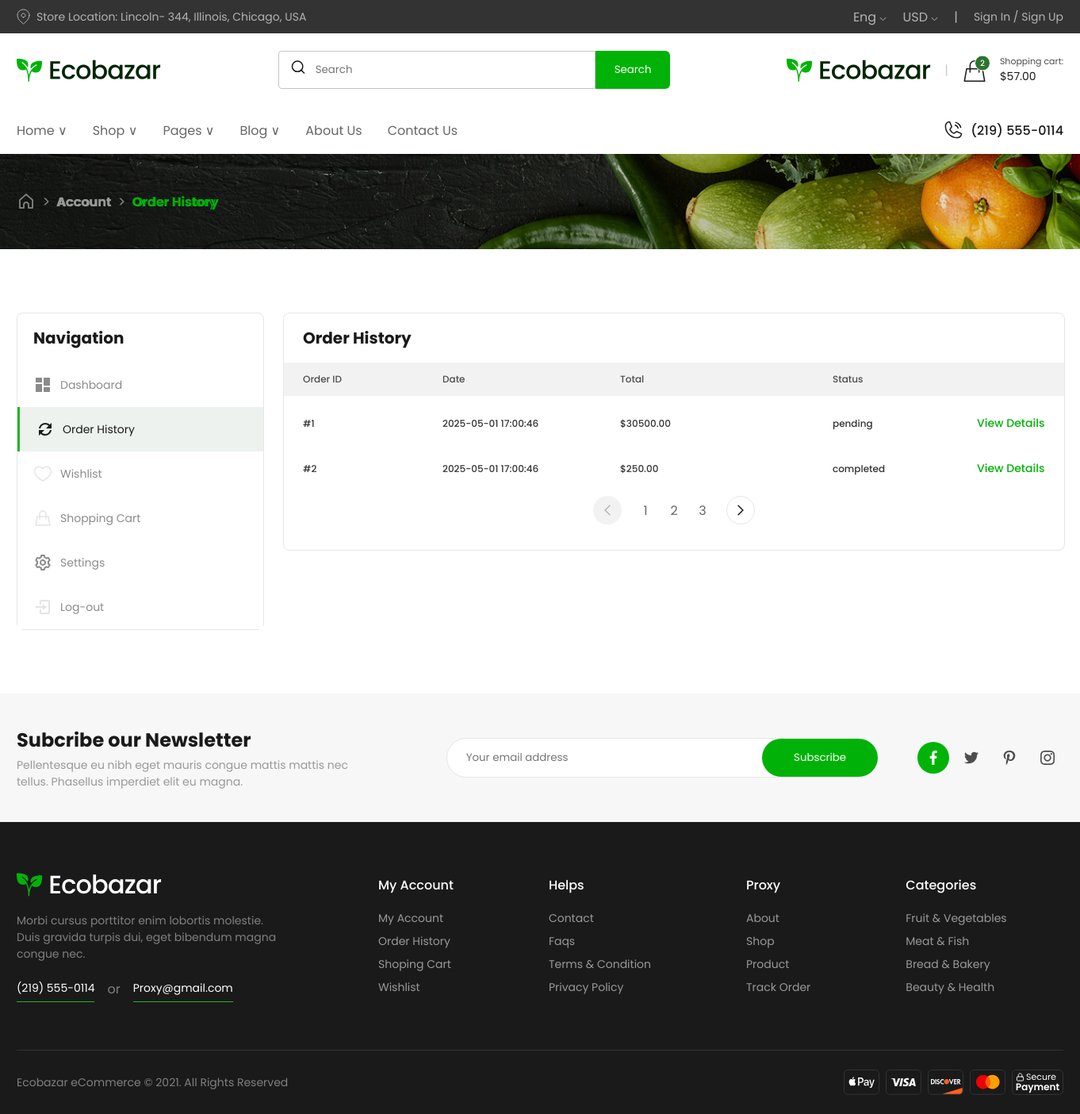
Before: /FrontEnd/pages/dashboard-page/order-history.php with the older database file.
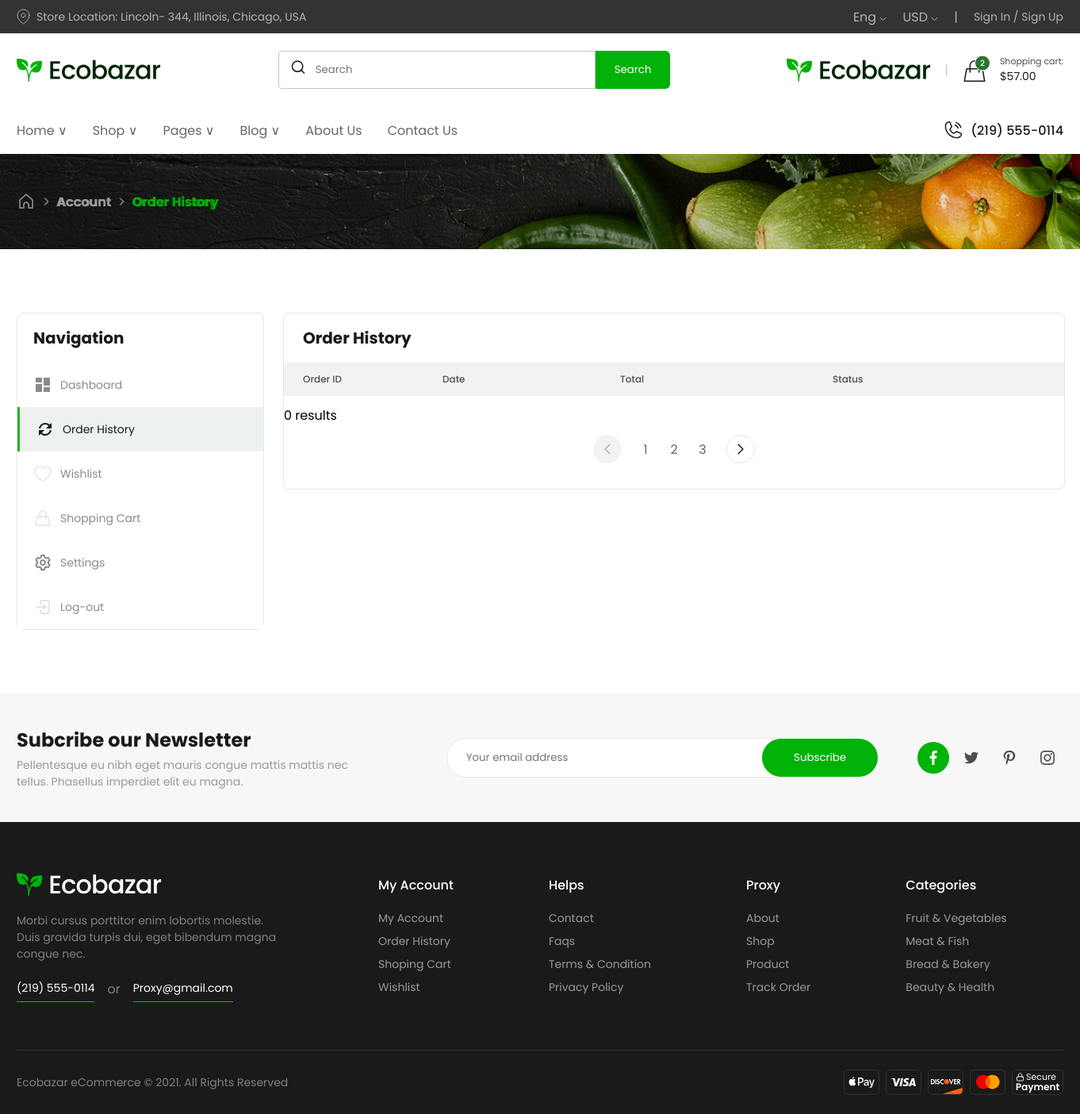
After: the same page with the newer database file.
### tables this page shows
CREATE TABLE orders (
    id INT AUTO_INCREMENT PRIMARY KEY,
    user_id INT NOT NULL,
    total_price DECIMAL(10,2) NOT NULL,
    shipping_address TEXT NOT NULL,
    billing_address TEXT NOT NULL,
    phone VARCHAR(20) NOT NULL,
    email VARCHAR(100) NOT NULL,
    status ENUM('pending', 'processing', 'shipped', 'delivered', 'cancelled') DEFAULT 'pending',
    payment_method VARCHAR(50) NOT NULL,
    tracking_number VARCHAR(100),
    notes TEXT,
    created_at TIMESTAMP DEFAULT CURRENT_TIMESTAMP,
    updated_at TIMESTAMP DEFAULT CURRENT_TIMESTAMP ON UPDATE CURRENT_TIMESTAMP,
    FOREIGN KEY (user_id) REFERENCES users(id)
);

### FrontEnd/pages/dashboard-page/order-history.php (the view, shortened to what this page needs)
<?php
$servername = "localhost";
$username = "root";
$password = "";
$dbname = "eco_bazar";
$conn = new mysqli($servername, $username, $password, $dbname);
?>
<!DOCTYPE html>
<html lang="en">
    <head>
        <link rel="stylesheet" href="order-history.css" />
    </head>
    <body>
        <header>
            <div class="flex__row start__header__container">
                <div class="flex__row box-width start__header__box">
                    <div class="flex__row header__box__location">
                        <img src="dashbroad-image/location-icon.svg" alt="location icon" />
                        <p>Store Location: Lincoln- 344, Illinois, Chicago, USA</p>
                    </div>
                    <div class="flex__row">
                        <div>
                            <span>Eng</span>
                            <img src="dashbroad-image/bottom-arrow.svg" alt="or icon" />
                        </div>
                        <div>
                            <span>USD</span>
                            <img src="dashbroad-image/bottom-arrow.svg" alt="or icon" />
                        </div>
                        <span>|</span>
                        <p>Sign In / Sign Up</p>
                    </div>
                </div>
            </div>
            <div class="flex__row middle__header__container">
                <div class="flex__row box-width">
                    <img src="dashbroad-image/header-logo.svg" alt="ecobazar logo" />
                    <form class="flex__row middle__box__form">
                        <label>
                        </label>
                        <input type="text" placeholder="Search" class="header__input__text"/>
                        <input type="submit" value="Search" />
                    </form>
                    <div class="flex__row">
                        <img src="dashbroad-image/header-logo.svg" alt="heart icon" />
                        <span>|</span>
                        <div class="flex__row bag__with__two">
                            <img src="dashbroad-image/bag-with-2.svg" alt="bag with 2" />
                            <div class="flex__colamn">
                                <span>Shopping cart:</span>
                                <p>$57.00</p>
                            </div>
                        </div>
                    </div>
                </div>
            </div>
            <div class="nav__container flex__row">
                <div class="box-width flex__row">
                    <ul class="nav__bar flex__row">
                        <li><a href="#">Home &or;</a></li>
                        <li><a href="#">Shop &or;</a></li>
                        <li><a href="#">Pages &or;</a></li>
                        <li><a href="#">Blog &or;</a></li>
                        <li><a href="#">About Us</a></li>
                        <li><a href="#">Contact Us</a></li>
                    </ul>
                    <div class="nav__tel flex__row">
                        <img src="dashbroad-image/tel-icon.svg" alt="tel icon" />
                        <span>(219) 555-0114</span>
                    </div>
                </div>
            </div>
        </header>
        <main>
            <section>
                <div class="baner__container flex__row">
                    <div class="flex__row box-width">
                        <img src="dashbroad-image/home-icon.svg" alt="home icon" />
                        <img src="dashbroad-image/right-arrow.svg" alt="right arrow" />
                        <h6><a href="#">Account</a></h6>
                        <img src="dashbroad-image/right-arrow.svg" alt="right arrow" />
                        <h6><a href="#" class="baner__a">Order History</a></h6>
                    </div>
                </div>
            </section>
            <article>
                <div class="flex__row acount-info__container">
                    <div class="flex__row box-width acount-info__box">
                        <aside>
                            <div class="flex__colamn acount-info__aside box-border">
                                <h5>Navigation</h5>
                                <button class="flex__row">
                                    <a href="dashbroad.html" class="flex__row acount-info__aside--button">
                                        <img src="dashbroad-image/dashbroad-icon.svg" alt="dashbroad icon" />
                                        <p>Dashboard</p>
                                    </a>
                                </button>
                                <button class="flex__row">
                                    <a href="order-history.html" class="acount-info__aside--button flex__row acount-info__aside--order-button">
                                        <img src="dashbroad-image/refresh-icon.svg" alt="refresh-icon" />
                                        <p>Order History</p>
                                    </a>
                                </button>
                                <button class="flex__row">
                                    <a href="#" class="flex__row acount-info__aside--button">
                                        <img src="dashbroad-image/white-heart.svg" alt="heart icon" />
                                        <p>Wishlist</p>
                                    </a>
                                </button>
                                <button class="flex__row">
                                    <a href="#" class="flex__row acount-info__aside--button">
                                        <img src="dashbroad-image/white-bag.svg" alt="bag-icon" />
                                        <p>Shopping Cart</p>
                                    </a>
                                </button>
                                <button class="flex__row">
                                    <a href="settings.html" class="flex__row acount-info__aside--button">
                                        <img src="dashbroad-image/setting-icon.svg" alt="Settings icon" />
                                        <p>Settings</p>
                                    </a>
                                </button>
                                <button class="flex__row">
                                    <a href="#" class="flex__row acount-info__aside--button">
                                        <img src="dashbroad-image/log-out.svg" alt="log-out icon" />
                                        <p>Log-out</p>
                                    </a>
                                </button>
                            </div>
                        </aside>
                        <div class="flex__colamn acount-info__dashbroead-container">
                            <div class="flex__colamn box-border acount-info__order-box">
                                <div class="flex__row acount-info__order-box--h5">
                                    <h5>Order History</h5>
                                </div>
                                <ul class="flex__row order__ul">
                                    <li>Order ID</li>
                                    <li>Date</li>
                                    <li>Total</li>
                                    <li>Status</li>
                                </ul>
                                <?php
                                $sql = "SELECT id, total_price, status, created_at FROM orders";
                                $result = $conn->query($sql);
                                if ($result->num_rows > 0) {
                                    while($row = $result->fetch_assoc()) {
                                        echo '<ul class="flex__row order__ul acount-info__order--ul">';
                                        echo '<li>#'. $row["id"] . '</li>';
                                        echo '<li>' . $row["created_at"] . '</li>';
                                        echo '<li>$'. $row["total_price"] . '</li>';
                                        echo '<li>' . $row["status"] . '</li>';
                                        echo '<li><a href="#">View Details</a></li>';
                                        echo '</ul>';
                                    }
                                } else {
                                    echo "0 results";
                                }
                                ?>
                                    <div class="flex__row order-list__buttons">
                                        <button class="flex__row order-list__grey-button">
                                            <img src="dashbroad-image/order-left-arrow.svg" alt="right arrow" />
                                        </button>
                                        <div class="flex__row">
                                            <button class="flex__row order-list__focus-button">1</button>
                                            <button class="flex__row order-list__focus-button">2</button>
                                            <button class="flex__row order-list__focus-button">3</button>
                                        </div>
                                        <button class="flex__row order-list__opasity-button">
                                            <img src="dashbroad-image/order-right-arrow.svg" alt="right arrow" />
                                        </button>
                                    </div>
                                </div>
                            </div>
                        </div>
                    </div>
            </article>
            <section>
                <div class="flex__row end__section__container">
                    <div class="flex__row box-width end__section__box">
                        <div class="end__section__p flex__colamn">
                            <h4>Subcribe our Newsletter</h4>
                            <p>Pellentesque eu nibh eget mauris congue mattis mattis nec tellus. Phasellus imperdiet elit eu magna.</p>
                        </div>
                        <div class="flex__row">
                            <form>
                                <input type="text" placeholder="Your email address" class="end__section__input" />
                                <input type="button" value="Subscribe" />
                            </form>
                            <div class="social__buttons flex__row">
                                <button>
                                    <img src="dashbroad-image/facebook-icon.svg" alt="facebook" />
                                </button>
                                <button>
                                    <img src="dashbroad-image/twetter-icon.svg" alt="twiter" />
                                </button>
                                <button>
                                    <img src="dashbroad-image/pinterest-icon.svg" alt="pinterest" />
                                </button>
                                <button>
                                    <img src="dashbroad-image/instagram-icon.svg" alt="instagram" />
                                </button>
                            </div>
                        </div>
                    </div>
                </div>
            </section>
        </main>
        <footer>
            <div class="flex__row main__footer__container">
                <div class="flex__colamn box-width">
                    <div class="footer__logo__container flex__row">
                        <div class="flex__colamn footer__logo">
                            <img src="dashbroad-image/footer-logo.svg" alt="footer logo" />
                            <p>Morbi cursus porttitor enim lobortis molestie. Duis gravida turpis dui, eget bibendum magna congue nec.</p>
                            <div class="flex__row">
                                <p>(219) 555-0114</p>
                                <span>or</span>
                                <p>Proxy@gmail.com</p>
                            </div>
                        </div>
                        <div class="flex__row footer__logo__text">
                            <div class="flex__colamn">
                                <h6>My Account</h6>
                                <ul class="flex__colamn ">
                                    <li><a href="#">My Account</a></li>
                                    <li><a href="#">Order History</a></li>
                                    <li><a href="#">Shoping Cart</a></li>
                                    <li><a href="#">Wishlist</a></li>
                                </ul>
                            </div>
                            <div class="flex__colamn">
                                <h6>Helps</h6>
                                <ul class="flex__colamn ">
                                    <li><a href="#">Contact</a></li>
                                    <li><a href="#">Faqs</a></li>
                                    <li><a href="#">Terms & Condition</a></li>
                                    <li><a href="#">Privacy Policy</a></li>
                                </ul>
                            </div>
                            <div class="flex__colamn">
                                <h6>Proxy</h6>
                                <ul class="flex__colamn ">
                                    <li><a href="#">About</a></li>
                                    <li><a href="#">Shop</a></li>
                                    <li><a href="#">Product</a></li>
                                    <li><a href="#">Track Order</a></li>
                                </ul>
                            </div>
                            <div class="flex__colamn">
                                <h6>Categories</h6>
                                <ul class="flex__colamn ">
                                    <li><a href="#">Fruit & Vegetables</a></li>
                                    <li><a href="#">Meat & Fish</a></li>
                                    <li><a href="#">Bread & Bakery</a></li>
                                    <li><a href="#">Beauty & Health</a></li>
                                </ul>
                            </div>
                        </div>
                    </div>
                    <div class="flex__row copyright__box">
                        <p>Ecobazar eCommerce © 2021. All Rights Reserved</p>
                        <div class="flex__row">
                            <img src="dashbroad-image/pay-icon.svg" alt="pay cart" />
                            <img src="dashbroad-image/visa-icon.svg" alt="visa cart" />
                            <img src="dashbroad-image/discover-icon.svg" alt="discover cart" />
                            <img src="dashbroad-image/mastercard-icon.svg" alt="mastercard cart" />
                            <img src="dashbroad-image/secure-icon.svg" alt="secure-img" />
                        </div>
                    </div>
                </div>
            </div>
        </footer>
    </body>
</html>

Changed rows visible on the page:
removed orders: id "1", created_at "2025-05-01 17:00:46", total_price "30500.00", status "pending"
removed orders: id "2", created_at "2025-05-01 17:00:46", total_price "250.00", status "completed"
Other visible differences:
text now shown: "0 results"
